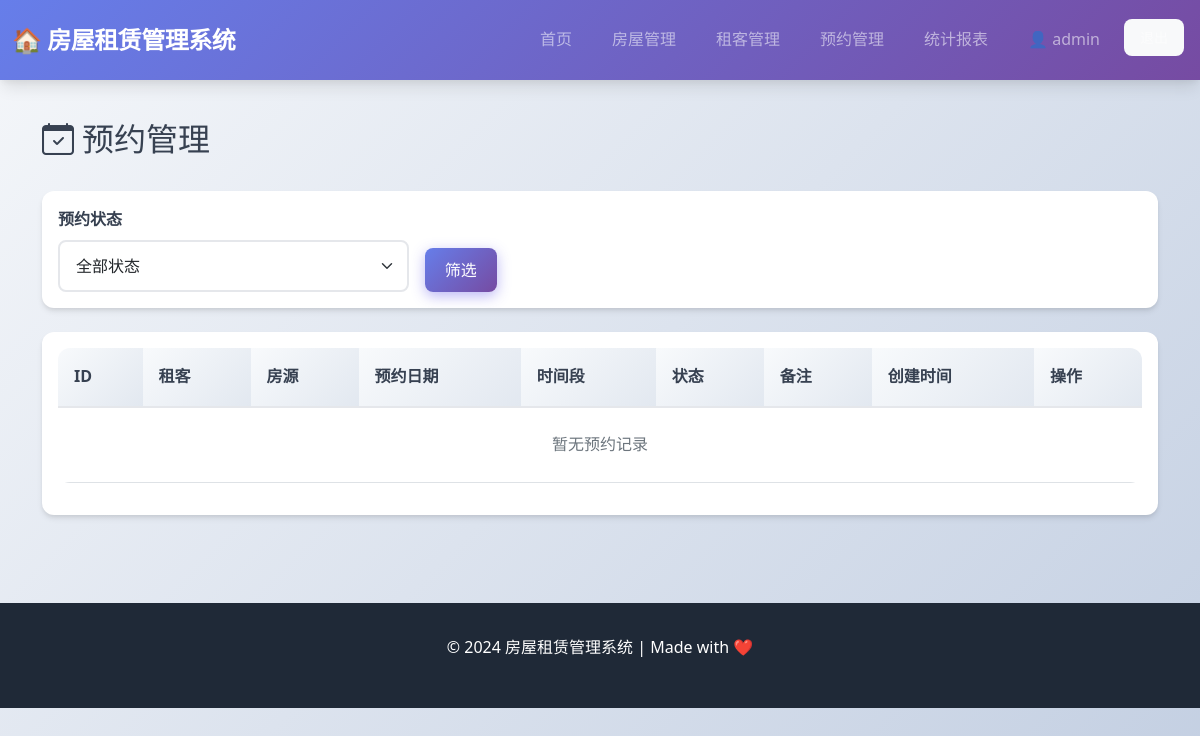
Before: /appointments (signed in) with the older database file.
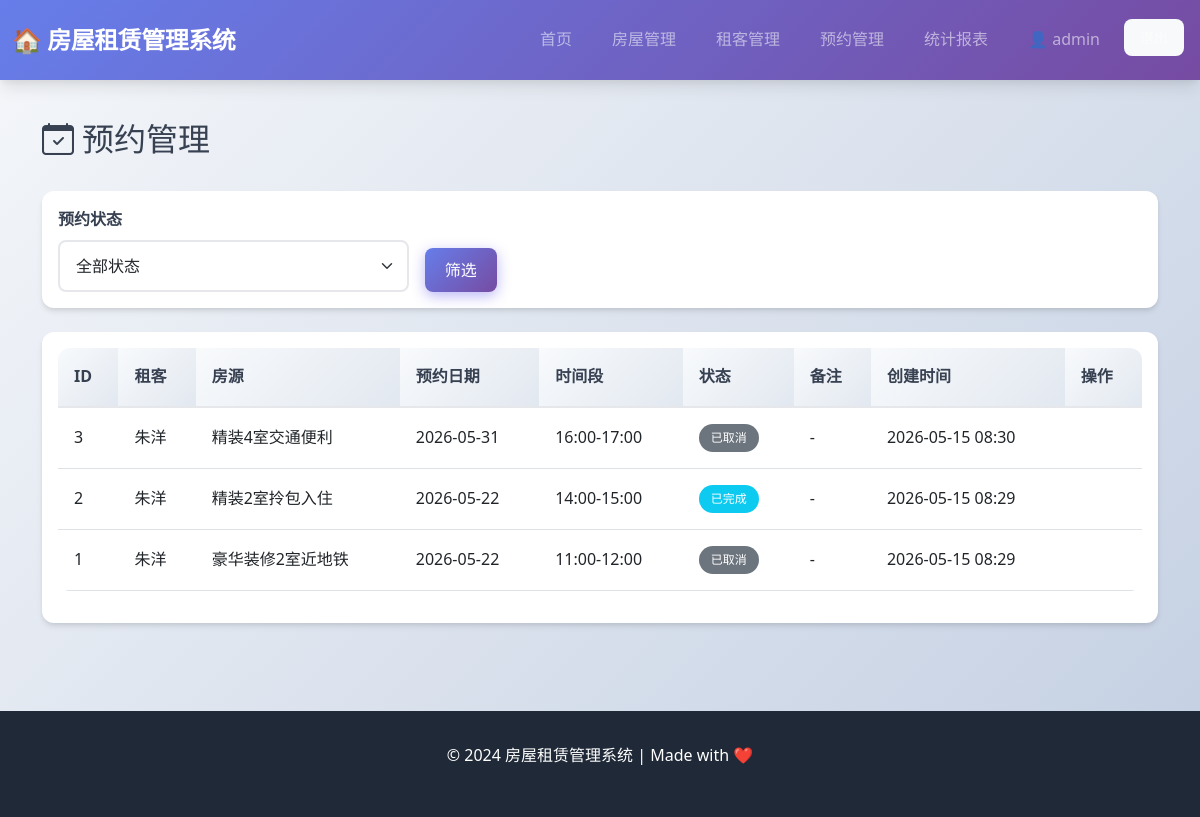
After: the same page with the newer database file.
### app.py (models this page shows, shortened)
class Appointment(db.Model):
    __tablename__ = 'appointments'
    id = db.Column(db.Integer, primary_key=True)
    tenant_id = db.Column(db.Integer, db.ForeignKey('tenants.id'), nullable=False)
    house_id = db.Column(db.Integer, db.ForeignKey('houses.id'), nullable=False)
    appointment_date = db.Column(db.Date, nullable=False)  # 预约日期
    appointment_time = db.Column(db.String(20), nullable=False)  # 预约时间段
    status = db.Column(db.String(20), default='pending')  # pending, confirmed, cancelled, completed
    remark = db.Column(db.Text)  # 备注
    created_at = db.Column(db.DateTime, default=db.func.now())
    updated_at = db.Column(db.DateTime, default=db.func.now(), onupdate=db.func.now())
    tenant = db.relationship('Tenant', backref=db.backref('appointments', lazy=True))
    house = db.relationship('House', backref=db.backref('appointments', lazy=True))

class Tenant(db.Model):
    __tablename__ = 'tenants'
    id = db.Column(db.Integer, primary_key=True)
    name = db.Column(db.String(50), nullable=False)
    phone = db.Column(db.String(20), nullable=False)
    id_card = db.Column(db.String(20))  # 身份证
    username = db.Column(db.String(50), unique=True)  # 登录账号
    password = db.Column(db.String(200))  # 登录密码
    house_id = db.Column(db.Integer, db.ForeignKey('houses.id'))
    rent_start = db.Column(db.Date)  # 租期开始
    rent_end = db.Column(db.Date)  # 租期结束
    rent_amount = db.Column(db.Float)  # 已付租金
    created_at = db.Column(db.DateTime, default=db.func.now())
    house = db.relationship('House', backref=db.backref('tenants', lazy=True))

class House(db.Model):
    __tablename__ = 'houses'
    id = db.Column(db.Integer, primary_key=True)
    title = db.Column(db.String(100), nullable=False)  # 标题
    address = db.Column(db.String(200), nullable=False)  # 地址
    area = db.Column(db.Float)  # 面积（平方米）
    price = db.Column(db.Float, nullable=False)  # 月租价格
    room_count = db.Column(db.Integer)  # 房间数
    hall_count = db.Column(db.Integer)  # 客厅数
    toilet_count = db.Column(db.Integer)  # 卫生间数
    floor = db.Column(db.String(50))  # 楼层
    orientation = db.Column(db.String(20))  # 朝向
    description = db.Column(db.Text)  # 详细描述
    status = db.Column(db.String(20), default='available')  # available, rented, unavailable
    image = db.Column(db.String(200))  # 图片路径
    owner_name = db.Column(db.String(50))  # 房东姓名
    owner_phone = db.Column(db.String(20))  # 房东电话
    created_at = db.Column(db.DateTime, default=db.func.now())

### app.py (the view)
@app.route('/appointments')
@login_required
def appointments():
    page = request.args.get('page', 1, type=int)
    per_page = 10
    status_filter = request.args.get('status', '')
    query = Appointment.query
    if status_filter:
        query = query.filter_by(status=status_filter)
    appointments = query.order_by(Appointment.created_at.desc()).paginate(
        page=page, per_page=per_page, error_out=False
    )
    return render_template('appointments.html', appointments=appointments, status_filter=status_filter)

### app.py (called while the page is built)
def login_required(f):
    @wraps(f)
    def decorated_function(*args, **kwargs):
        if 'user_id' not in session:
            flash('请先登录', 'warning')
            return redirect(url_for('login'))
        return f(*args, **kwargs)
    return decorated_function

### templates/appointments.html (shortened to what this page needs)
{% extends "base.html" %}
{% block content %}
<div class="container py-4">
    <div class="d-flex justify-content-between align-items-center mb-4">
        <h2><i class="bi bi-calendar-check me-2"></i>预约管理</h2>
    </div>
    <div class="card mb-4">
        <div class="card-body">
            <form method="GET" action="{{ url_for('appointments') }}" class="row g-3">
                <div class="col-md-4">
                    <label class="form-label">预约状态</label>
                    <select name="status" class="form-select">
                        <option value="">全部状态</option>
                    </select>
                </div>
                <div class="col-md-2 d-flex align-items-end">
                    <button type="submit" class="btn btn-primary">筛选</button>
                </div>
            </form>
        </div>
    </div>
    <div class="card">
        <div class="card-body">
            <div class="table-responsive">
                <table class="table table-hover">
                    <thead>
                        <tr>
                            <th>ID</th>
                            <th>租客</th>
                            <th>房源</th>
                            <th>预约日期</th>
                            <th>时间段</th>
                            <th>状态</th>
                            <th>备注</th>
                            <th>创建时间</th>
                            <th>操作</th>
                        </tr>
                    </thead>
                    <tbody>
                        {% for appointment in appointments.items %}
                        <tr>
                            <td>{{ appointment.id }}</td>
                            <td>{{ appointment.tenant.name }}</td>
                            <td>{{ appointment.house.title }}</td>
                            <td>{{ appointment.appointment_date }}</td>
                            <td>{{ appointment.appointment_time }}</td>
                            <td>
                                {% if appointment.status == 'pending' %}
                                <span class="badge bg-warning">待确认</span>
                                {% elif appointment.status == 'confirmed' %}
                                <span class="badge bg-success">已确认</span>
                                {% elif appointment.status == 'cancelled' %}
                                <span class="badge bg-secondary">已取消</span>
                                {% elif appointment.status == 'completed' %}
                                <span class="badge bg-info">已完成</span>
                                {% endif %}
                            </td>
                            <td>{{ appointment.remark or '-' }}</td>
                            <td>{{ appointment.created_at.strftime('%Y-%m-%d %H:%M') }}</td>
                            <td>
                            </td>
                        </tr>
                        {% else %}
                        <tr>
                            <td colspan="9" class="text-center py-4 text-muted">暂无预约记录</td>
                        </tr>
                        {% endfor %}
                    </tbody>
                </table>
            </div>
        </div>
    </div>
</div>
{% endblock %}

Changed rows visible on the page:
added Appointment: id "3", tenant.name "朱洋", house "精装4室交通便利", appointment_date "2026-05-31", appointment_time "16:00-17:00", status "已取消", remark "-", created_at "2026-05-15 08:30"
added Appointment: id "2", tenant.name "朱洋", house "精装2室拎包入住", appointment_date "2026-05-22", appointment_time "14:00-15:00", status "已完成", remark "-", created_at "2026-05-15 08:29"
added Appointment: id "1", tenant.name "朱洋", house "豪华装修2室近地铁", appointment_date "2026-05-22", appointment_time "11:00-12:00", status "已取消", remark "-", created_at "2026-05-15 08:29"
Other visible differences:
text no longer shown: "暂无预约记录"
